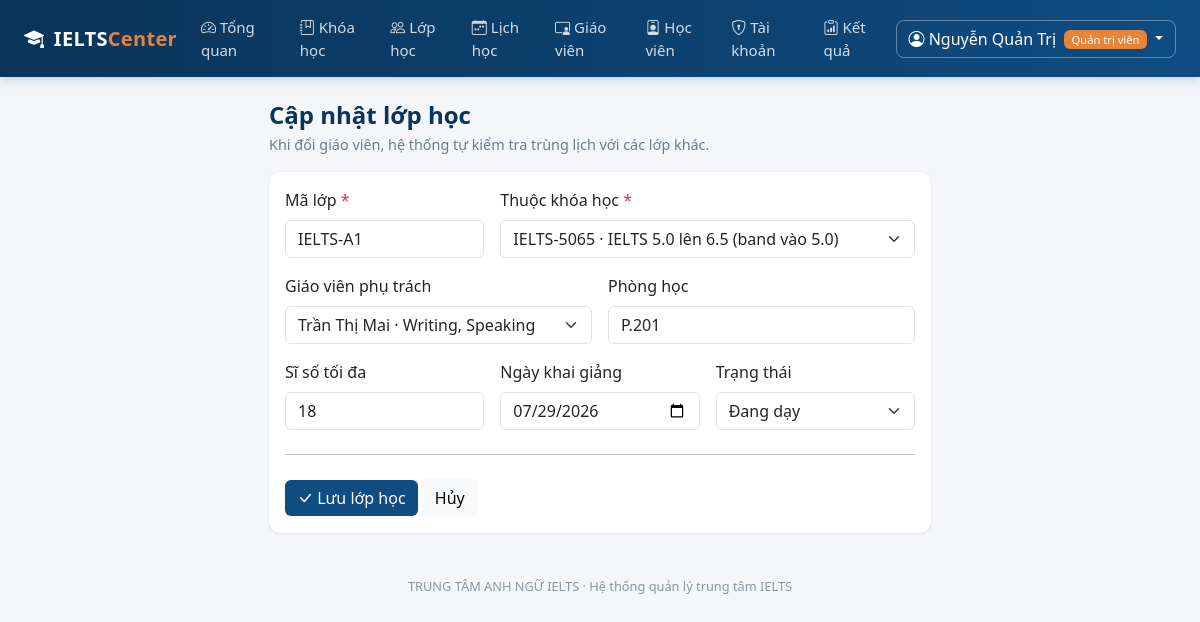
Screenshot of /quan-tri/lop-hoc/1/sua (signed in) with the database file from the repository.
### models.py (models this page shows, shortened)
class User(UserMixin, db.Model):
    __tablename__ = "users"
    id = db.Column(db.Integer, primary_key=True)
    username = db.Column(db.String(50), unique=True, nullable=False, index=True)
    password_hash = db.Column(db.String(255), nullable=False)
    role = db.Column(db.String(20), nullable=False, default=ROLE_STUDENT)
    full_name = db.Column(db.String(120), nullable=False)
    email = db.Column(db.String(120))
    phone = db.Column(db.String(20))
    is_locked = db.Column(db.Boolean, default=False, nullable=False)
    failed_logins = db.Column(db.Integer, default=0, nullable=False)
    created_at = db.Column(db.DateTime, default=datetime.now)
    teacher = db.relationship(
        "TeacherProfile", back_populates="user", uselist=False, cascade="all, delete-orphan"
    )
    student = db.relationship(
        "StudentProfile", back_populates="user", uselist=False, cascade="all, delete-orphan"
    )
    @property
    def role_label(self):
        return ROLE_LABELS.get(self.role, self.role)
    @property
    def is_admin(self):
        return self.role == ROLE_ADMIN

class ClassRoom(db.Model):
    __tablename__ = "classes"
    id = db.Column(db.Integer, primary_key=True)
    code = db.Column(db.String(20), unique=True, nullable=False)
    course_id = db.Column(db.Integer, db.ForeignKey("courses.id"), nullable=False)
    teacher_id = db.Column(db.Integer, db.ForeignKey("teacher_profiles.id"))
    room = db.Column(db.String(30))
    start_date = db.Column(db.Date)
    max_size = db.Column(db.Integer, default=20, nullable=False)
    status = db.Column(db.String(20), default="open", nullable=False)
    course = db.relationship("Course", back_populates="classes")
    teacher = db.relationship("TeacherProfile", back_populates="classes")
    schedules = db.relationship(
        "Schedule", back_populates="classroom", cascade="all, delete-orphan"
    )
    enrollments = db.relationship(
        "Enrollment", back_populates="classroom", cascade="all, delete-orphan"
    )

class Course(db.Model):
    __tablename__ = "courses"
    id = db.Column(db.Integer, primary_key=True)
    code = db.Column(db.String(20), unique=True, nullable=False)
    name = db.Column(db.String(150), nullable=False)
    entry_band = db.Column(db.Float, nullable=False)
    target_band = db.Column(db.Float, nullable=False)
    sessions = db.Column(db.Integer, nullable=False, default=36)
    tuition = db.Column(db.Integer, nullable=False, default=0)   # hoc phi (VND)
    is_open = db.Column(db.Boolean, default=True, nullable=False)
    description = db.Column(db.Text)
    classes = db.relationship("ClassRoom", back_populates="course")

### blueprints/admin.py (the view, shortened to what this page needs)
@admin_bp.route("/lop-hoc/them", methods=["GET", "POST"])
@admin_bp.route("/lop-hoc/<int:class_id>/sua", methods=["GET", "POST"])
def class_form(class_id=None):
    classroom = db.session.get(ClassRoom, class_id) if class_id else None
    if class_id and classroom is None:
        flash("Không tìm thấy lớp học.", "danger")
        return redirect(url_for("admin.classes"))
    courses_open = Course.query.order_by(Course.code).all()
    teachers = (
        TeacherProfile.query.join(User).filter(TeacherProfile.is_active.is_(True)).all()
    )
    return render_template(
        "admin/class_form.html",
        classroom=classroom,
        courses=courses_open,
        teachers=teachers,
        class_status=CLASS_STATUS,
    )

### blueprints/admin.py (called while the page is built)
@admin_bp.before_request
@admin_required
def _guard():
    return None

### models.py (called while the page is built)
@login_manager.user_loader
def load_user(user_id):
    return db.session.get(User, int(user_id))

    @property
    def full_name(self):
        return self.user.full_name

### utils.py (called while the page is built)
def role_required(*roles):
    def decorator(view):
        @wraps(view)
        def wrapper(*args, **kwargs):
            if not current_user.is_authenticated:
                flash("Vui lòng đăng nhập để tiếp tục.", "warning")
                return redirect(url_for("auth.login"))
            if current_user.role not in roles:
                abort(403)
            return view(*args, **kwargs)
        return wrapper
    return decorator

### templates/admin/class_form.html (shortened to what this page needs)
{% extends "base.html" %}
{% block content %}
<div class="row justify-content-center">
  <div class="col-lg-7">
    <h4 class="page-title">{{ 'Cập nhật lớp học' if classroom else 'Mở lớp học mới' }}</h4>
    <p class="page-sub mb-3">
      Khi đổi giáo viên, hệ thống tự kiểm tra trùng lịch với các lớp khác.
    </p>
    <div class="card">
      <div class="card-body">
        <form method="post" novalidate>
          <div class="row g-3">
            <div class="col-md-4">
              <label class="form-label">Mã lớp <span class="text-danger">*</span></label>
              <input name="code" class="form-control" required value="{{ classroom.code if classroom else '' }}" placeholder="IELTS-A1">
            </div>
            <div class="col-md-8">
              <label class="form-label">Thuộc khóa học <span class="text-danger">*</span></label>
              <select name="course_id" class="form-select" required>
                {% for c in courses %}
                  <option value="{{ c.id }}" {% if classroom and classroom.course_id == c.id %}selected{% endif %}>
                    {{ c.code }} · {{ c.name }} (band vào {{ c.entry_band }})
                  </option>
                {% endfor %}
              </select>
            </div>
            <div class="col-md-6">
              <label class="form-label">Giáo viên phụ trách</label>
              <select name="teacher_id" class="form-select">
                {% for t in teachers %}
                  <option value="{{ t.id }}" {% if classroom and classroom.teacher_id == t.id %}selected{% endif %}>
                    {{ t.full_name }}{% if t.skills %} · {{ t.skills }}{% endif %}
                  </option>
                {% endfor %}
              </select>
            </div>
            <div class="col-md-6">
              <label class="form-label">Phòng học</label>
              <input name="room" class="form-control" value="{{ classroom.room if classroom else '' }}" placeholder="P.201">
            </div>
            <div class="col-md-4">
              <label class="form-label">Sĩ số tối đa</label>
              <input name="max_size" type="number" min="1" class="form-control" value="{{ classroom.max_size if classroom else 18 }}">
            </div>
            <div class="col-md-4">
              <label class="form-label">Ngày khai giảng</label>
              <input name="start_date" type="date" class="form-control"
                     value="{{ classroom.start_date.isoformat() if classroom and classroom.start_date else '' }}">
            </div>
            <div class="col-md-4">
              <label class="form-label">Trạng thái</label>
              <select name="status" class="form-select">
                {% for key, label in class_status.items() %}
                  <option value="{{ key }}" {% if classroom and classroom.status == key %}selected{% endif %}>{{ label }}</option>
                {% endfor %}
              </select>
            </div>
          </div>
          <hr class="my-4">
          <button class="btn btn-primary" style="background:var(--brand);border:none"><i class="bi bi-check-lg"></i> Lưu lớp học</button>
          <a href="{{ url_for('admin.classes') }}" class="btn btn-light">Hủy</a>
        </form>
      </div>
    </div>
  </div>
</div>
{% endblock %}

### templates/base.html (shortened to what this page needs)
<!DOCTYPE html>
<html lang="vi">
<head>
  <link href="{{ url_for('static', filename='vendor/bootstrap/bootstrap.min.css') }}" rel="stylesheet">
  <link href="{{ url_for('static', filename='vendor/bootstrap-icons/bootstrap-icons.min.css') }}" rel="stylesheet">
  <link rel="stylesheet" href="{{ url_for('static', filename='css/style.css') }}">
</head>
<body class="{% if not current_user.is_authenticated %}page-auth{% endif %}">
{% if current_user.is_authenticated %}
<nav class="navbar navbar-expand-lg app-navbar sticky-top">
  <div class="container-fluid px-4">
    <a class="navbar-brand" href="{{ url_for('auth.index') }}">
      <i class="bi bi-mortarboard-fill me-1"></i> IELTS<span class="brand-light">Center</span>
    </a>
    <div class="collapse navbar-collapse" id="mainNav">
      <ul class="navbar-nav me-auto">
        {% if current_user.is_admin %}
          <li class="nav-item"><a class="nav-link" href="{{ url_for('admin.dashboard') }}"><i class="bi bi-speedometer2"></i> Tổng quan</a></li>
          <li class="nav-item"><a class="nav-link" href="{{ url_for('admin.courses') }}"><i class="bi bi-journal-bookmark"></i> Khóa học</a></li>
          <li class="nav-item"><a class="nav-link" href="{{ url_for('admin.classes') }}"><i class="bi bi-people"></i> Lớp học</a></li>
          <li class="nav-item"><a class="nav-link" href="{{ url_for('admin.schedule_management') }}"><i class="bi bi-calendar-week"></i> Lịch học</a></li>
          <li class="nav-item"><a class="nav-link" href="{{ url_for('admin.teachers') }}"><i class="bi bi-person-video3"></i> Giáo viên</a></li>
          <li class="nav-item"><a class="nav-link" href="{{ url_for('admin.students') }}"><i class="bi bi-person-badge"></i> Học viên</a></li>
          <li class="nav-item"><a class="nav-link" href="{{ url_for('admin.accounts') }}"><i class="bi bi-shield-lock"></i> Tài khoản</a></li>
          <li class="nav-item"><a class="nav-link" href="{{ url_for('admin.scores') }}"><i class="bi bi-clipboard-data"></i> Kết quả</a></li>
        {% elif current_user.is_teacher %}
          <li class="nav-item"><a class="nav-link" href="{{ url_for('teacher.dashboard') }}"><i class="bi bi-speedometer2"></i> Lớp giảng dạy</a></li>
          <li class="nav-item"><a class="nav-link" href="{{ url_for('teacher.schedule') }}"><i class="bi bi-calendar-week"></i> Lịch dạy</a></li>
        {% endif %}
      </ul>
      <div class="dropdown">
        <a class="btn btn-user dropdown-toggle" href="#" data-bs-toggle="dropdown">
          <i class="bi bi-person-circle"></i>
          {{ current_user.full_name }}
          <span class="badge role-badge ms-1">{{ current_user.role_label }}</span>
        </a>
      </div>
    </div>
  </div>
</nav>
{% endif %}
<main class="{% if current_user.is_authenticated %}container-fluid px-4 py-4{% else %}auth-wrapper{% endif %}">
  {% block content %}{% endblock %}
</main>
{% if current_user.is_authenticated %}
<footer class="app-footer">
  {{ CENTER_NAME }} · Hệ thống quản lý trung tâm IELTS
</footer>
{% endif %}
</body>
</html>

### static/css/style.css (style rules this page uses)
:root { --brand: #0f4c81; --brand-dark: #0a3459; --brand-light: #4a90c2; --accent: #e8833a; --surface: #f4f6f9; }
body { background: var(--surface); font-family: "Segoe UI", Roboto, "Helvetica Neue", Arial, sans-serif; color: #23303d; min-height: 100vh; }
.app-navbar { background: linear-gradient(90deg, var(--brand-dark), var(--brand)); box-shadow: 0 2px 10px rgba(15, 76, 129, .25); }
.app-navbar .navbar-brand { color: #fff; font-weight: 700; letter-spacing: .3px; }
.app-navbar .brand-light { color: var(--accent); }
.app-navbar .nav-link { color: rgba(255, 255, 255, .82); font-size: .94rem; padding: .5rem .85rem; border-radius: 6px; }
.btn-user { color: #fff; border: 1px solid rgba(255,255,255,.35); border-radius: 8px; }
.role-badge { background: var(--accent); font-weight: 500; font-size: .7rem; }
.card { border: none; border-radius: 12px; box-shadow: 0 1px 3px rgba(16, 40, 66, .09); }
.page-title { font-weight: 700; color: var(--brand-dark); margin-bottom: .25rem; }
.page-sub { color: #6b7c8f; font-size: .9rem; }
.app-footer { text-align: center; color: #8797a8; font-size: .8rem; padding: 1.25rem 0 2rem; }

### rows the page displays
User: full_name "Nguyễn Quản Trị", role_label "Quản trị viên"
ClassRoom: code "IELTS-A1", course_id "IELTS-5065 · IELTS 5.0 lên 6.5 (band vào 5.0)", teacher_id "Trần Thị Mai · Writing, Speaking", room "P.201", max_size "18", start_date "07/29/2026", status "Đang dạy"

### other values shown
{{ 'Cập nhật lớp học' if classroom else 'Mở lớp học mới' }} "Cập nhật lớp học"
{{ CENTER_NAME }} "TRUNG TÂM ANH NGỮ IELTS"
